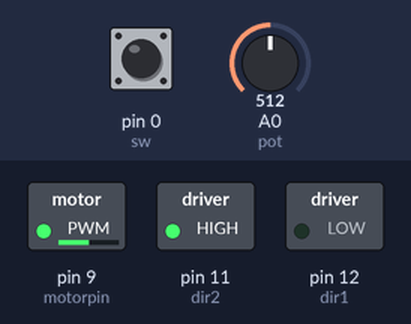
Bench run of a sketch on a simulated Arduino Uno, built with avr-gcc and run on an emulated ATmega328P. Parts: switched loads named in the sketch (green lamp = pin HIGH). The test bench sets the inputs (shaded band); at power-on: A0 (pot) = 512, pin 0 (sw) LOW.

Above: at 6.8 s.
6.9 s: A0 (pot) set to 716
At 9.5 s:
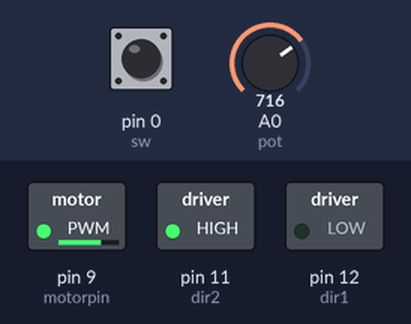
10.8 s: pin 0 (sw) pulled HIGH for 3 s
At 13.3 s:
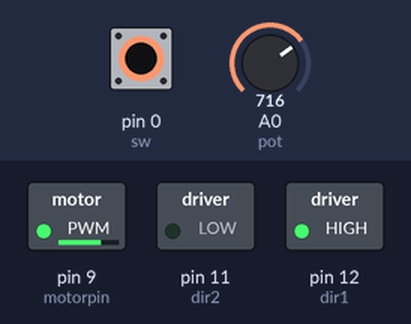
16.6 s: A0 (pot) set to 900
At 18.6 s:
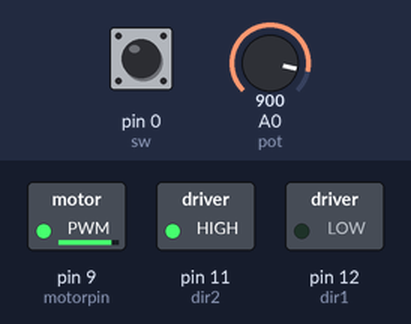
20.5 s: pin 0 (sw) pulled HIGH for 3 s
At 22.3 s:
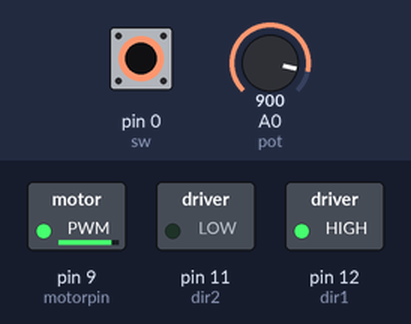
25.6 s: A0 (pot) set to 122
At 27.6 s:
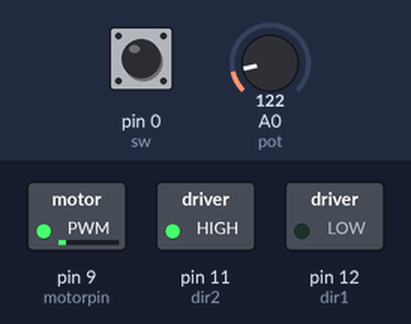
29.5 s: pin 0 (sw) pulled HIGH for 3 s
At 31.4 s:
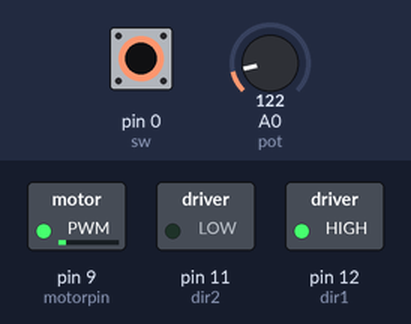
Timing chart, 0 to 34.7 s (numbered marks = the images above; inputs shaded):
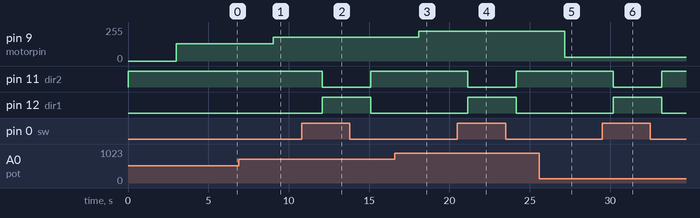

The sketch:

code.ino
```cpp
int speed;
int pot = A0;
int dir1 = 12;
int dir2 = 11;
int sw=0;
int motorpin =9;
void setup ()
{
  pinMode (dir1,OUTPUT);
  pinMode (dir2,OUTPUT);
  pinMode (sw,INPUT);
}
void loop ()
{

  if (digitalRead (sw)==HIGH)
  {
    digitalWrite (dir1,HIGH);
  digitalWrite (dir2,LOW);
   delay(3000);
  }


  else
  {

    digitalWrite (dir1,LOW);
  digitalWrite (dir2,HIGH);
   delay(3000);
  }
  speed = analogRead (pot)/4;
  analogWrite (motorpin,speed);
  delay(20);


}
```

Measured:
- after the input at 6.9 s, pin 9 (motorpin): 128/255 → 179/255 after 2.1 s
- after the input at 10.8 s, pin 11 (dir2): HIGH → LOW after 1.3 s, → HIGH 3.0 s later; pin 12 (dir1): LOW → HIGH after 1.3 s, → LOW 3.0 s later
- after the input at 16.6 s, pin 9 (motorpin): 179/255 → 225/255 after 1.5 s
- after the input at 20.5 s, pin 11 (dir2): HIGH → LOW after 0.64 s, → HIGH 3.0 s later; pin 12 (dir1): LOW → HIGH after 0.64 s, → LOW 3.0 s later
- after the input at 25.6 s, pin 9 (motorpin): 225/255 → 30/255 after 1.6 s
- after the input at 29.5 s, pin 11 (dir2): HIGH → LOW after 0.70 s, → HIGH 3.0 s later; pin 12 (dir1): LOW → HIGH after 0.70 s, → LOW 3.0 s later
